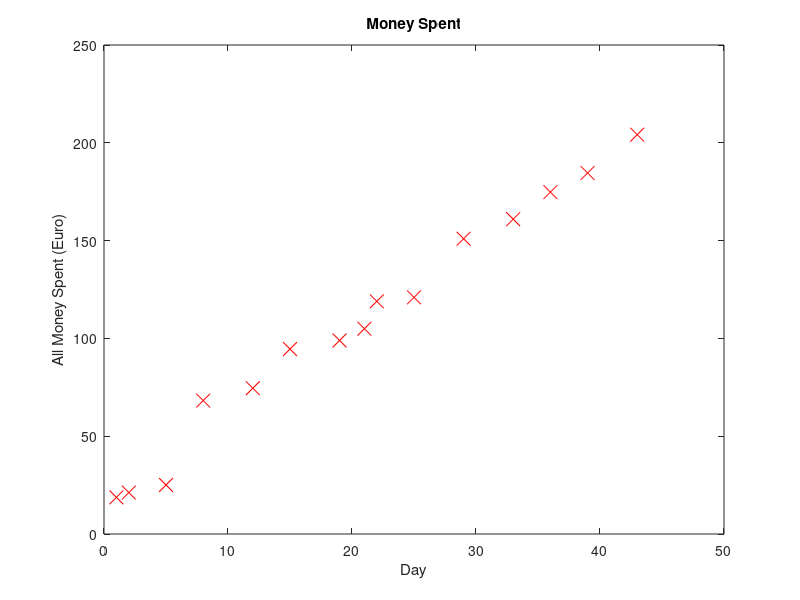

Recreate this plot in MATLAB. (Note: this script raises an error after producing the figure.)
clear ; close all; clc

fprintf('Loading data ...\n');

%% Load Data
data = load('myData.txt');
X = data(:, 1);
y = data(:, 2);
m = length(y);

plot(X,y,'rx','MarkerSize',10);
xlabel("Day");
ylabel("All Money Spent (Euro)");
title("Money Spent");

pause;

X = [ones(m, 1) X];

% Calculate the parameters from the normal equation
theta = normalEqn(X, y);

% Display normal equation's result
fprintf('Theta computed from the normal equations: \n');
fprintf(' %f \n', theta);

hold on; % keep previous plot visible
plot(X(:,2), X*theta, '-')
legend('Training data', 'Linear regression')
hold off % don't overlay any more plots on this figure

predict = [1, 144] * theta;
fprintf('Predicting: %f\n', predict);



